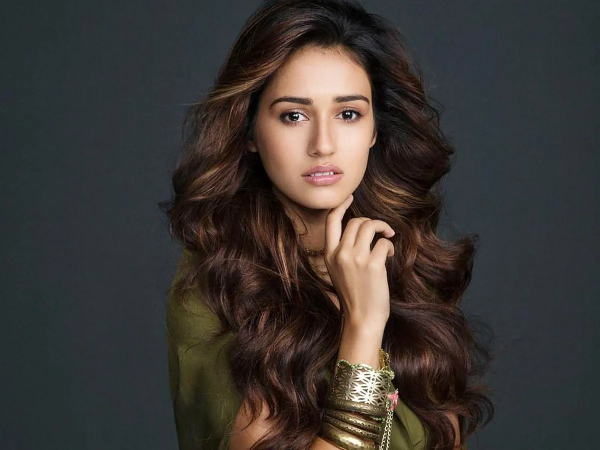
#> input picture opencv/images/img-2.webp, 1200 x 900 px, found by its file name (shown at 1/2 size)
$ jupyter execute OpenCV_drawing_a_polygon_11.ipynb
#> lines starting #> are read from the running program, lines starting #| are printed output that depends on the picture
## Syntax of drawing a polygon
cv2.polylines(new_img,[points],isClosed=True,color=(0, 255, 0),thickness=4,lineType=cv2.LINE_AA)

[cell 1]
import cv2
import numpy as np

[cell 2]
img = cv2.imread(r'C:\Users\anmol sarin\OneDrive\Desktop\me\opencv\images\img-2.webp')
#> img is the input picture: shape (900, 1200, 3); mean B, G, R 52.3, 55.5, 60.1
img_resize = cv2.resize(img , (600,500))
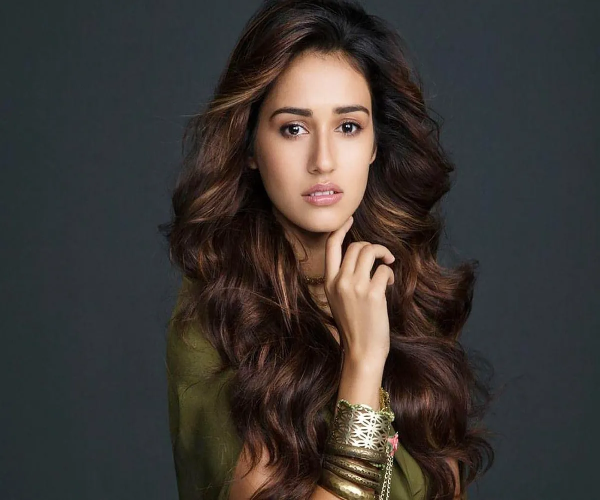
#> img_resize: shape (500, 600, 3); mean B, G, R 52.3, 55.4, 60.1
new_img = cv2.polylines(img_resize , [np.array([[180,200],[330,50],[420,200],[420,250],[330,250]],np.int32)],True , (0,255,0),4 , cv2.LINE_AA)
cv2.imshow('image' , new_img)
cv2.waitKey(0)
cv2.destroyAllWindows()


$ run again, with opencv/images/img-1.webp copied over opencv/images/img-2.webp
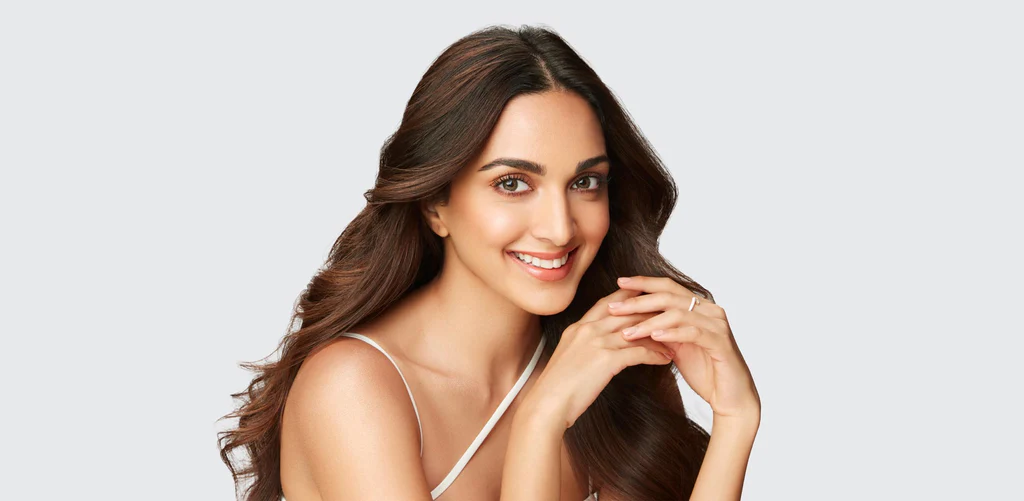
#> input picture opencv/images/img-1.webp, 1024 x 501 px, found by its file name
#> img is the input picture: shape (501, 1024, 3); mean B, G, R 186.6, 193.5, 205.4
#> `img_resize = cv2.resize(img , (600,500))`:
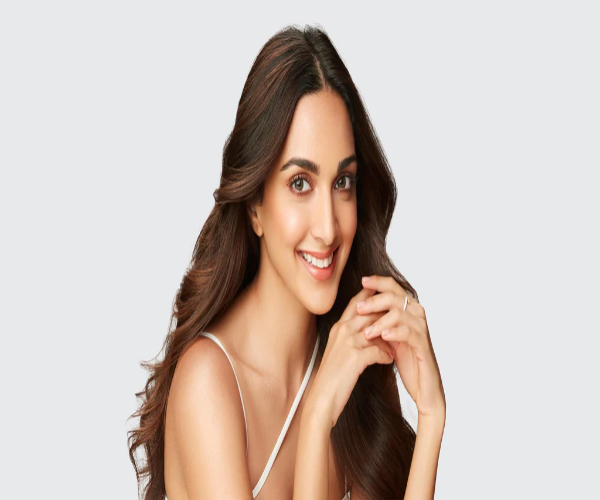
#> img_resize: shape (500, 600, 3); mean B, G, R 186.6, 193.5, 205.4

$ run again, with opencv/images/img-3.webp copied over opencv/images/img-2.webp
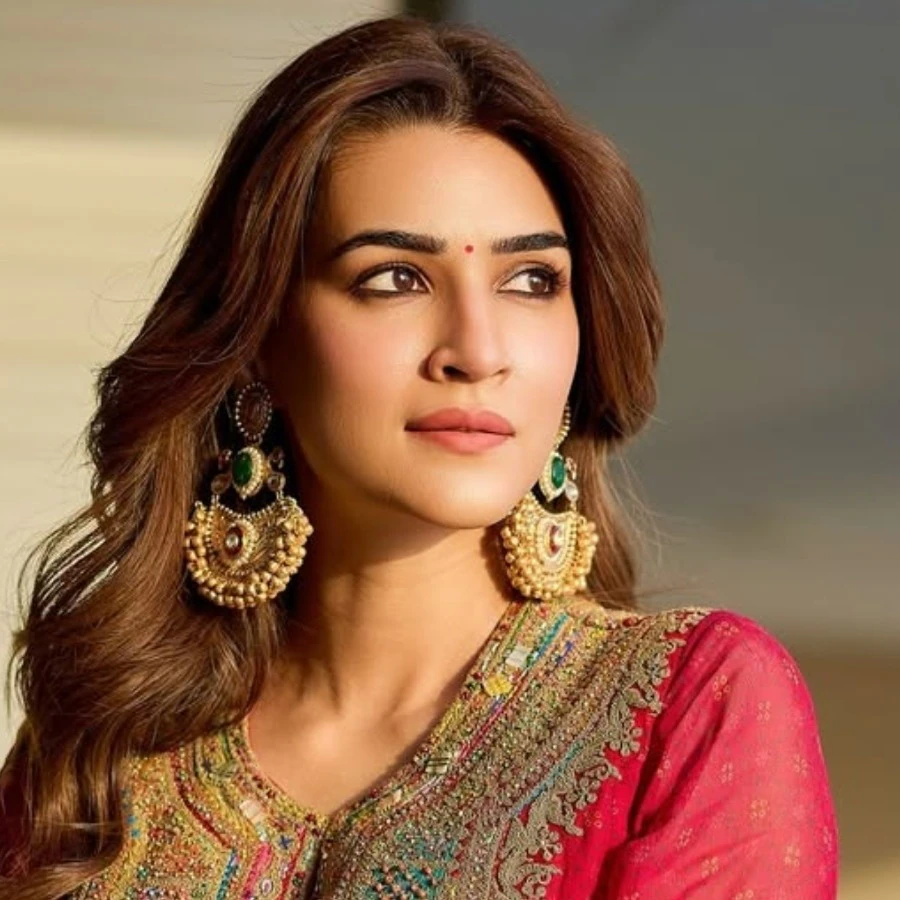
#> input picture opencv/images/img-3.webp, 900 x 900 px, found by its file name
#> img is the input picture: shape (900, 900, 3); mean B, G, R 76.8, 100.9, 140.1
#> `img_resize = cv2.resize(img , (600,500))`:
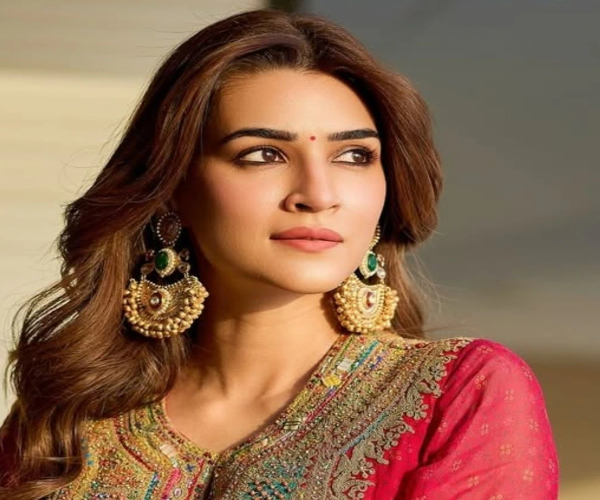
#> img_resize: shape (500, 600, 3); mean B, G, R 76.8, 100.9, 140
